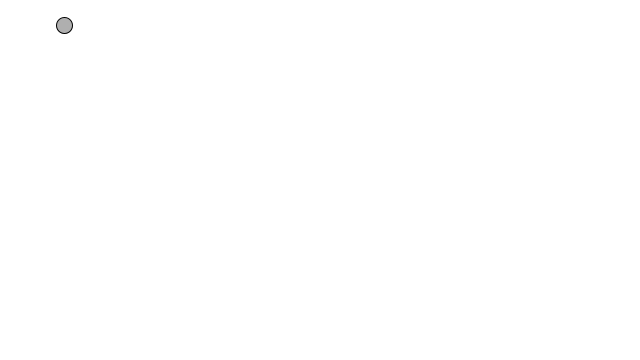
Frame 1 (no input)
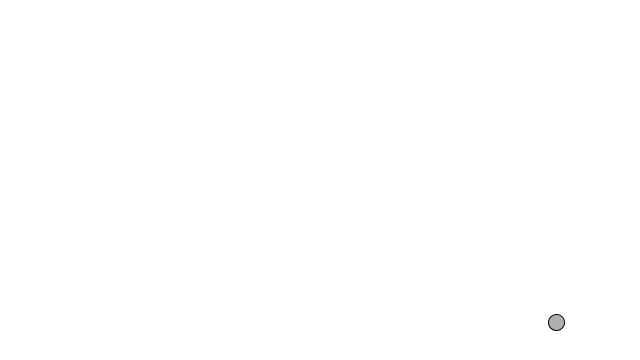
Frame 60 (the mouse pressed at the canvas centre just before this capture)
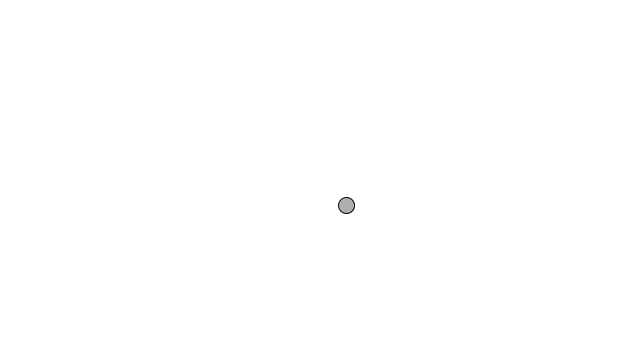
Frame 120 (the mouse held since frame 60 and released just before this capture)

The Processing sketch that drew these frames (run headless with seeded random() and noise(); from frame 60 on, the mouse is pressed at the canvas centre):

// Processing sketch: mover_mouse
// ── mover_mouse.pde
// An array of objects
Mover mover = new Mover();

void setup() {
  size(640,360);
  background(255);
}

void draw() {
  background(255);
  mover.update();
  mover.checkEdges();
  mover.display();
}
// ── Mover.pde
class Mover {

  PVector location;
  PVector velocity;
  PVector acceleration;
  float topspeed;

  Mover() {
    location = new PVector(random(width),random(height));
    velocity = new PVector(0,0);
    topspeed = 4;
  }

  void update() {

    PVector mouse = new PVector(mouseX,mouseY);
    PVector dir = PVector.sub(mouse,location);
    dir.normalize();
    dir.mult(0.1);
    acceleration = dir;

    //[full] Motion 101! Velocity changes by acceleration.  Location changes by velocity.
    velocity.add(acceleration);
    velocity.limit(topspeed);
    location.add(velocity);
    //[end]
  }

  // Display the Mover
  void display() {
    stroke(0);
    fill(175);
    ellipse(location.x,location.y,16,16);
  }

  // What to do at the edges
  void checkEdges() {

    if (location.x > width) {
      location.x = 0;
    } else if (location.x < 0) {
      location.x = width;
    }

    if (location.y > height) {
      location.y = 0;
    }  else if (location.y < 0) {
      location.y = height;
    }
  }
}
